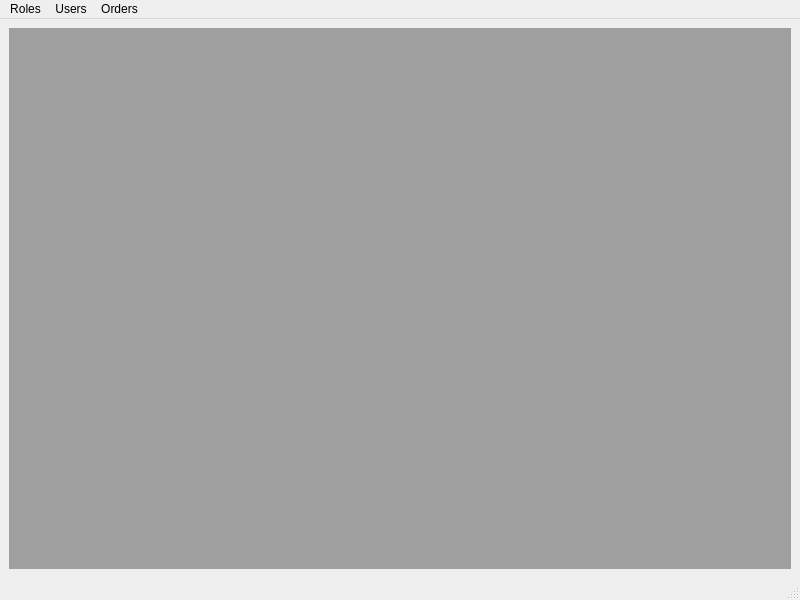
<?xml version="1.0" encoding="UTF-8"?>
<ui version="4.0">
 <class>AdminWindow</class>
 <widget class="QMainWindow" name="AdminWindow">
  <property name="geometry">
   <rect>
    <x>0</x>
    <y>0</y>
    <width>800</width>
    <height>600</height>
   </rect>
  </property>
  <property name="windowTitle">
   <string>MainWindow</string>
  </property>
  <widget class="QWidget" name="centralwidget">
   <layout class="QGridLayout" name="gridLayout">
    <item row="0" column="0">
     <widget class="QMdiArea" name="mdiArea">
      <property name="verticalScrollBarPolicy">
       <enum>Qt::ScrollBarPolicy::ScrollBarAsNeeded</enum>
      </property>
      <property name="horizontalScrollBarPolicy">
       <enum>Qt::ScrollBarPolicy::ScrollBarAsNeeded</enum>
      </property>
     </widget>
    </item>
   </layout>
  </widget>
  <widget class="QMenuBar" name="menubar">
   <property name="geometry">
    <rect>
     <x>0</x>
     <y>0</y>
     <width>800</width>
     <height>21</height>
    </rect>
   </property>
   <widget class="QMenu" name="menuUsers">
    <property name="title">
     <string>Users</string>
    </property>
    <addaction name="actionCreate_Users"/>
    <addaction name="actionView_Users"/>
   </widget>
   <widget class="QMenu" name="menuRoles">
    <property name="title">
     <string>Roles</string>
    </property>
    <addaction name="actionSwitch_Role"/>
   </widget>
   <widget class="QMenu" name="menuOrders">
    <property name="title">
     <string>Orders</string>
    </property>
    <addaction name="actionOrder_List"/>
   </widget>
   <addaction name="menuRoles"/>
   <addaction name="menuUsers"/>
   <addaction name="menuOrders"/>
  </widget>
  <widget class="QStatusBar" name="statusbar"/>
  <action name="actionCreate_Users">
   <property name="text">
    <string>Create Users</string>
   </property>
  </action>
  <action name="actionView_Users">
   <property name="text">
    <string>View Users</string>
   </property>
  </action>
  <action name="actionSwitch_Role">
   <property name="text">
    <string>Switch Role</string>
   </property>
  </action>
  <action name="actionOrder_List">
   <property name="text">
    <string>Order List</string>
   </property>
  </action>
  <action name="actionOpen">
   <property name="text">
    <string>Open</string>
   </property>
  </action>
 </widget>
 <resources/>
 <connections/>
</ui>
